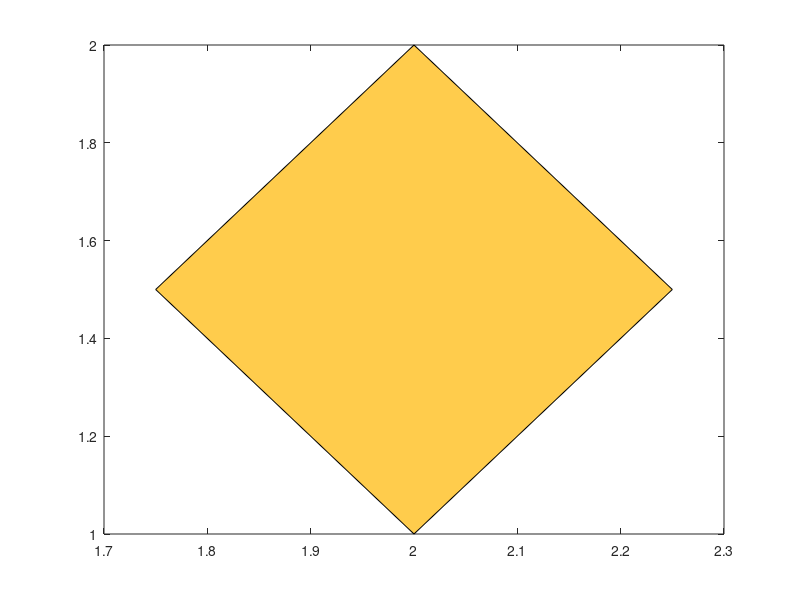

Here is the MATLAB script that generated this plot:
clc;
close all;
clear all;

% ylim([y(3)-2,y(2)+2])

x = [2.0, 2.25, 2.0, 1.75];
y = [2.0, 1.5, 1.0, 1.5];
c = [1 0.8 0.3];
fill(x, y,c)
